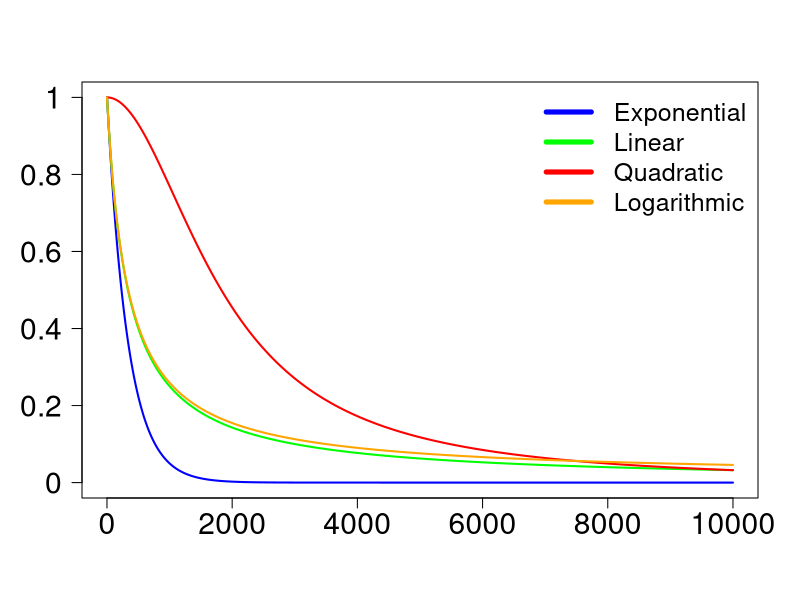

The R script that drew this image:
# See
# http://what-when-how.com/artificial-intelligence/a-comparison-of-cooling-schedules-for-simulated-annealing-artificial-intelligence/

OUTDIR <- "./"

exp_cool <- function(i, ntot, a, b) {
  (1-b)*exp(-a*(i-1)/ntot)+b
}

pow_cool <- function(i, ntot, a, b) {
  (1-b)*(a^((i-1)/ntot))+b
}

lin_cool <- function(i, ntot, a, b) {
  (1-b)*(1/(1+a*(i-1)/ntot))+b
}

quad_cool <- function(i, ntot, a, b) {
  (1-b)*(1/(1+a*(((i-1)/ntot)^2)))+b
}

log_cool <- function(i, ntot, a, b) {
  (1-b)*(1/(1+a*log(1+(i-1)/ntot)))+b
}

ntot <- 10000

x <- seq(1, ntot, by=1)

cols <- c("blue", "green", "red", "orange")

pdf(file=file.path(OUTDIR, "cooling_schedules.pdf"), width=10, height=6)

plot(
  x,
  exp_cool(x, ntot, 30, 0),
  ylim=c(0, 1),
  type="l",
  col=cols[1],
  lwd=2,
  xlab="",
  ylab="",
  cex.axis=1.8,
  cex.lab=1.7,
  yaxt="n"
)

axis(
  2,
  at=seq(0, 1, by=0.2),
  labels=seq(0, 1, by=0.2),
  cex.axis=1.8,
  las=1
)

lines(
  x,
  lin_cool(x, ntot, 30, 0),
  col=cols[2],
  lwd=2
)

lines(
  x,
  quad_cool(x, ntot, 30, 0),
  col=cols[3],
  lwd=2
)

lines(
  x,
  log_cool(x, ntot, 30, 0),
  col=cols[4],
  lwd=2
)

legend(
  "topright",
  c("Exponential", "Linear", "Quadratic", "Logarithmic"),
  lty=c(1, 1, 1),
  lwd=c(5, 5, 5),
  col=cols,
  cex=1.5,
  bty="n"
)

dev.off()
